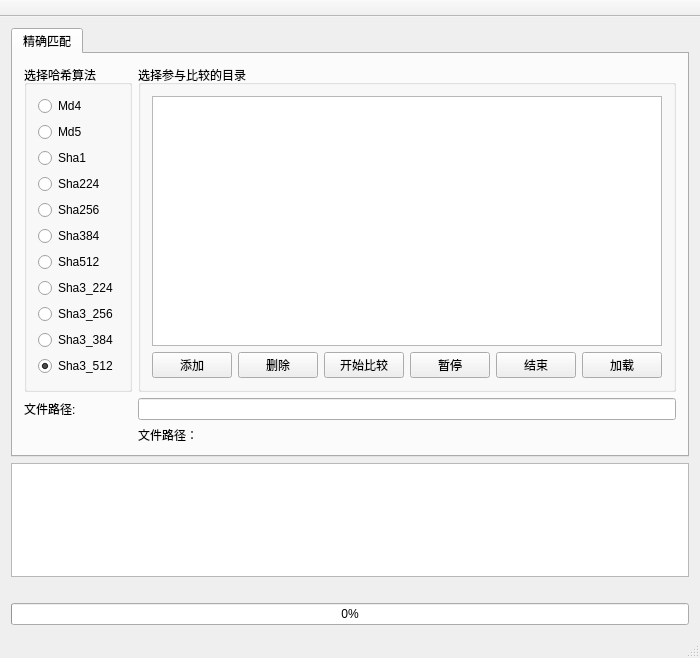
<?xml version="1.0" encoding="UTF-8"?>
<ui version="4.0">
 <class>MainWindow</class>
 <widget class="QMainWindow" name="MainWindow">
  <property name="geometry">
   <rect>
    <x>0</x>
    <y>0</y>
    <width>691</width>
    <height>658</height>
   </rect>
  </property>
  <property name="windowTitle">
   <string>MainWindow</string>
  </property>
  <widget class="QWidget" name="centralWidget">
   <layout class="QVBoxLayout" name="verticalLayout_4">
    <item>
     <widget class="QTabWidget" name="tabWidget">
      <property name="currentIndex">
       <number>0</number>
      </property>
      <widget class="QWidget" name="tab">
       <attribute name="title">
        <string>精确匹配</string>
       </attribute>
       <layout class="QGridLayout" name="gridLayout">
        <item row="0" column="1">
         <widget class="QGroupBox" name="dir_select">
          <property name="title">
           <string>选择参与比较的目录</string>
          </property>
          <layout class="QVBoxLayout" name="verticalLayout">
           <item>
            <widget class="QListWidget" name="listWidget"/>
           </item>
           <item>
            <layout class="QHBoxLayout" name="horizontalLayout">
             <item>
              <widget class="QPushButton" name="addButton">
               <property name="text">
                <string>添加</string>
               </property>
               <property name="flat">
                <bool>false</bool>
               </property>
              </widget>
             </item>
             <item>
              <widget class="QPushButton" name="delButton">
               <property name="text">
                <string>删除</string>
               </property>
               <property name="flat">
                <bool>false</bool>
               </property>
              </widget>
             </item>
             <item>
              <widget class="QPushButton" name="startButton">
               <property name="text">
                <string>开始比较</string>
               </property>
              </widget>
             </item>
             <item>
              <widget class="QPushButton" name="pauseButton">
               <property name="text">
                <string>暂停</string>
               </property>
              </widget>
             </item>
             <item>
              <widget class="QPushButton" name="stopButton">
               <property name="text">
                <string>结束</string>
               </property>
              </widget>
             </item>
             <item>
              <widget class="QPushButton" name="loadButton">
               <property name="text">
                <string>加载</string>
               </property>
              </widget>
             </item>
            </layout>
           </item>
          </layout>
         </widget>
        </item>
        <item row="1" column="0">
         <widget class="QLabel" name="filePathLabel">
          <property name="text">
           <string>文件路径:</string>
          </property>
         </widget>
        </item>
        <item row="1" column="1">
         <widget class="QLineEdit" name="filePathLineEdit"/>
        </item>
        <item row="0" column="0">
         <widget class="QGroupBox" name="hash_select">
          <property name="title">
           <string>选择哈希算法</string>
          </property>
          <layout class="QVBoxLayout" name="verticalLayout_2">
           <item>
            <widget class="QRadioButton" name="Md4">
             <property name="text">
              <string>Md4</string>
             </property>
            </widget>
           </item>
           <item>
            <widget class="QRadioButton" name="Md5">
             <property name="text">
              <string>Md5</string>
             </property>
            </widget>
           </item>
           <item>
            <widget class="QRadioButton" name="Sha1">
             <property name="text">
              <string>Sha1</string>
             </property>
            </widget>
           </item>
           <item>
            <widget class="QRadioButton" name="Sha224">
             <property name="text">
              <string>Sha224</string>
             </property>
            </widget>
           </item>
           <item>
            <widget class="QRadioButton" name="Sha256">
             <property name="text">
              <string>Sha256</string>
             </property>
            </widget>
           </item>
           <item>
            <widget class="QRadioButton" name="Sha384">
             <property name="text">
              <string>Sha384</string>
             </property>
            </widget>
           </item>
           <item>
            <widget class="QRadioButton" name="Sha512">
             <property name="text">
              <string>Sha512</string>
             </property>
            </widget>
           </item>
           <item>
            <widget class="QRadioButton" name="Sha3_224">
             <property name="text">
              <string>Sha3_224</string>
             </property>
            </widget>
           </item>
           <item>
            <widget class="QRadioButton" name="Sha3_256">
             <property name="text">
              <string>Sha3_256</string>
             </property>
             <property name="checked">
              <bool>false</bool>
             </property>
            </widget>
           </item>
           <item>
            <widget class="QRadioButton" name="Sha3_384">
             <property name="text">
              <string>Sha3_384</string>
             </property>
            </widget>
           </item>
           <item>
            <widget class="QRadioButton" name="Sha3_512">
             <property name="text">
              <string>Sha3_512</string>
             </property>
             <property name="checked">
              <bool>true</bool>
             </property>
            </widget>
           </item>
          </layout>
         </widget>
        </item>
        <item row="2" column="1">
         <widget class="QLabel" name="filePathLabelTip">
          <property name="text">
           <string>文件路径：</string>
          </property>
         </widget>
        </item>
       </layout>
      </widget>
     </widget>
    </item>
    <item>
     <widget class="QTreeView" name="resultWidget"/>
    </item>
    <item>
     <widget class="QLabel" name="label">
      <property name="minimumSize">
       <size>
        <width>384</width>
        <height>0</height>
       </size>
      </property>
      <property name="maximumSize">
       <size>
        <width>384</width>
        <height>16777215</height>
       </size>
      </property>
      <property name="frameShape">
       <enum>QFrame::NoFrame</enum>
      </property>
      <property name="frameShadow">
       <enum>QFrame::Plain</enum>
      </property>
      <property name="text">
       <string/>
      </property>
      <property name="textFormat">
       <enum>Qt::PlainText</enum>
      </property>
      <property name="scaledContents">
       <bool>true</bool>
      </property>
      <property name="textInteractionFlags">
       <set>Qt::NoTextInteraction</set>
      </property>
     </widget>
    </item>
    <item>
     <widget class="QProgressBar" name="progressBar">
      <property name="value">
       <number>0</number>
      </property>
     </widget>
    </item>
   </layout>
  </widget>
  <widget class="QMenuBar" name="menuBar">
   <property name="geometry">
    <rect>
     <x>0</x>
     <y>0</y>
     <width>691</width>
     <height>21</height>
    </rect>
   </property>
  </widget>
  <widget class="QToolBar" name="mainToolBar">
   <property name="movable">
    <bool>false</bool>
   </property>
   <attribute name="toolBarArea">
    <enum>TopToolBarArea</enum>
   </attribute>
   <attribute name="toolBarBreak">
    <bool>false</bool>
   </attribute>
  </widget>
  <widget class="QStatusBar" name="statusBar"/>
 </widget>
 <layoutdefault spacing="6" margin="11"/>
 <resources/>
 <connections/>
</ui>
